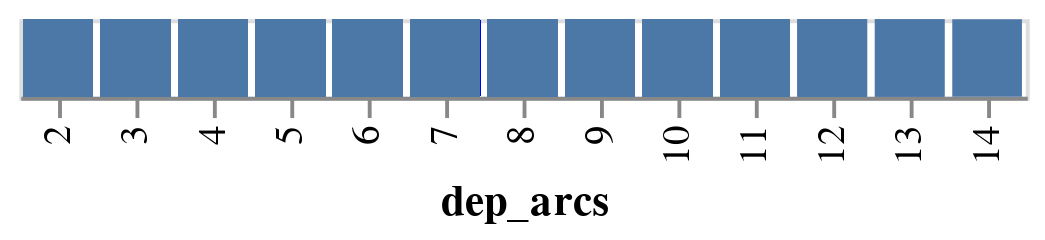

Write notebook code for a chart like this one.
### Code cell
alt.Chart(deps[:4000]).mark_bar().encode(x="dep_arcs:O", )

### Figure 1 — Vega-Lite specification as saved in the notebook (floating-point values rounded to 4 significant figures; data arrays with more than 128 entries replaced by an {"elided": "..."} marker saying what was removed)
{"config": {"view": {"continuousWidth": 400, "continuousHeight": 300}}, "data": {"name": "data-4b03ada75fcfa5b00f6ac0822c3fa24c"}, "mark": "bar", "encoding": {"x": {"type": "ordinal", "field": "dep_arcs"}}, "$schema": "https://vega.github.io/schema/vega-lite/v4.8.1.json", "datasets": {"data-4b03ada75fcfa5b00f6ac0822c3fa24c": {"elided": "4000 records"}}}
